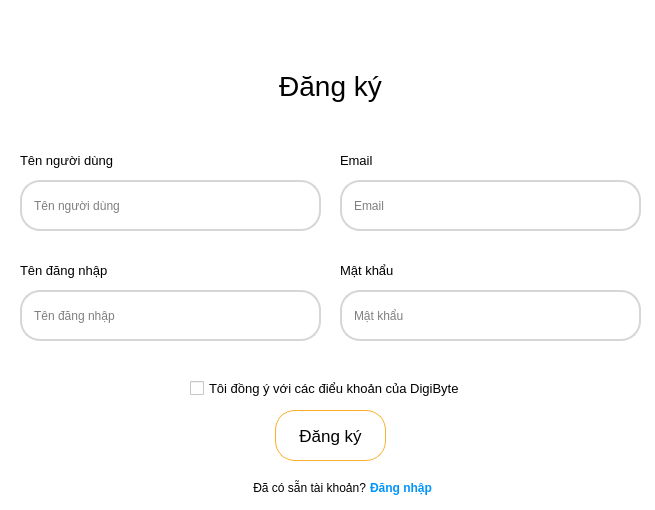
<?xml version="1.0" encoding="UTF-8"?>
<ui version="4.0">
 <class>MainWindow</class>
 <widget class="QMainWindow" name="MainWindow">
  <property name="geometry">
   <rect>
    <x>0</x>
    <y>0</y>
    <width>655</width>
    <height>510</height>
   </rect>
  </property>
  <property name="minimumSize">
   <size>
    <width>655</width>
    <height>510</height>
   </size>
  </property>
  <property name="maximumSize">
   <size>
    <width>655</width>
    <height>510</height>
   </size>
  </property>
  <property name="windowTitle">
   <string>MainWindow</string>
  </property>
  <property name="styleSheet">
   <string notr="true">background-color: white;
color: black;</string>
  </property>
  <widget class="QWidget" name="centralwidget">
   <widget class="QLineEdit" name="name">
    <property name="geometry">
     <rect>
      <x>20</x>
      <y>180</y>
      <width>301</width>
      <height>51</height>
     </rect>
    </property>
    <property name="styleSheet">
     <string notr="true">QLineEdit{
	padding: 10px;
	border: 2px solid rgb(214, 214, 214);
	border-radius: 20px;
}

QLineEdit:hover{
	padding: 10px;
	border: 2px solid gray;
	border-radius: 20px;
}

QLineEdit:focus{
	padding: 10px;
	border: 2px solid gray;
	border-radius: 20px;
}</string>
    </property>
    <property name="inputMask">
     <string/>
    </property>
    <property name="text">
     <string/>
    </property>
    <property name="placeholderText">
     <string>Tên người dùng</string>
    </property>
   </widget>
   <widget class="QLineEdit" name="user_name">
    <property name="geometry">
     <rect>
      <x>20</x>
      <y>290</y>
      <width>301</width>
      <height>51</height>
     </rect>
    </property>
    <property name="styleSheet">
     <string notr="true">QLineEdit{
	padding: 10px;
	border: 2px solid rgb(214, 214, 214);
	border-radius: 20px;
}

QLineEdit:hover{
	padding: 10px;
	border: 2px solid gray;
	border-radius: 20px;
}

QLineEdit:focus{
	padding: 10px;
	border: 2px solid gray;
	border-radius: 20px;
}</string>
    </property>
    <property name="inputMask">
     <string/>
    </property>
    <property name="text">
     <string/>
    </property>
    <property name="echoMode">
     <enum>QLineEdit::EchoMode::Normal</enum>
    </property>
    <property name="placeholderText">
     <string>Tên đăng nhập</string>
    </property>
   </widget>
   <widget class="QLabel" name="label">
    <property name="geometry">
     <rect>
      <x>20</x>
      <y>150</y>
      <width>101</width>
      <height>21</height>
     </rect>
    </property>
    <property name="font">
     <font>
      <pointsize>10</pointsize>
      <bold>false</bold>
      <kerning>false</kerning>
     </font>
    </property>
    <property name="text">
     <string>Tên người dùng</string>
    </property>
   </widget>
   <widget class="QLabel" name="label_2">
    <property name="geometry">
     <rect>
      <x>20</x>
      <y>260</y>
      <width>101</width>
      <height>21</height>
     </rect>
    </property>
    <property name="font">
     <font>
      <pointsize>10</pointsize>
      <bold>false</bold>
      <kerning>false</kerning>
     </font>
    </property>
    <property name="text">
     <string>Tên đăng nhập</string>
    </property>
   </widget>
   <widget class="QLabel" name="label_5">
    <property name="geometry">
     <rect>
      <x>250</x>
      <y>60</y>
      <width>161</width>
      <height>51</height>
     </rect>
    </property>
    <property name="font">
     <font>
      <pointsize>21</pointsize>
     </font>
    </property>
    <property name="text">
     <string>Đăng ký</string>
    </property>
    <property name="alignment">
     <set>Qt::AlignmentFlag::AlignCenter</set>
    </property>
   </widget>
   <widget class="QPushButton" name="pushButton">
    <property name="geometry">
     <rect>
      <x>275</x>
      <y>410</y>
      <width>111</width>
      <height>51</height>
     </rect>
    </property>
    <property name="font">
     <font>
      <pointsize>13</pointsize>
     </font>
    </property>
    <property name="styleSheet">
     <string notr="true">QPushButton{
	background-color: transparent;
	border: 1px solid #faae2b;
	border-radius: 20px;
}

QPushButton:hover{
	background-color: transparent;
	border: 2px solid #faae2b;
	border-radius: 20px;
}</string>
    </property>
    <property name="text">
     <string>Đăng ký</string>
    </property>
   </widget>
   <widget class="QLabel" name="label_6">
    <property name="geometry">
     <rect>
      <x>225</x>
      <y>480</y>
      <width>141</width>
      <height>16</height>
     </rect>
    </property>
    <property name="font">
     <font>
      <pointsize>9</pointsize>
     </font>
    </property>
    <property name="text">
     <string>Đã có sẵn tài khoản?</string>
    </property>
    <property name="alignment">
     <set>Qt::AlignmentFlag::AlignRight|Qt::AlignmentFlag::AlignTrailing|Qt::AlignmentFlag::AlignVCenter</set>
    </property>
   </widget>
   <widget class="QLabel" name="label_7">
    <property name="geometry">
     <rect>
      <x>370</x>
      <y>480</y>
      <width>91</width>
      <height>16</height>
     </rect>
    </property>
    <property name="font">
     <font>
      <pointsize>9</pointsize>
      <bold>true</bold>
     </font>
    </property>
    <property name="styleSheet">
     <string notr="true">color: rgb(3, 148, 252);</string>
    </property>
    <property name="text">
     <string>Đăng nhập</string>
    </property>
   </widget>
   <widget class="QCheckBox" name="checkBox">
    <property name="geometry">
     <rect>
      <x>190</x>
      <y>380</y>
      <width>291</width>
      <height>17</height>
     </rect>
    </property>
    <property name="font">
     <font>
      <pointsize>10</pointsize>
     </font>
    </property>
    <property name="text">
     <string>Tôi đồng ý với các điểu khoản của DigiByte</string>
    </property>
   </widget>
   <widget class="QLineEdit" name="email">
    <property name="geometry">
     <rect>
      <x>340</x>
      <y>180</y>
      <width>301</width>
      <height>51</height>
     </rect>
    </property>
    <property name="styleSheet">
     <string notr="true">QLineEdit{
	padding: 10px;
	border: 2px solid rgb(214, 214, 214);
	border-radius: 20px;
}

QLineEdit:hover{
	padding: 10px;
	border: 2px solid gray;
	border-radius: 20px;
}

QLineEdit:focus{
	padding: 10px;
	border: 2px solid gray;
	border-radius: 20px;
}</string>
    </property>
    <property name="inputMask">
     <string/>
    </property>
    <property name="text">
     <string/>
    </property>
    <property name="placeholderText">
     <string>Email</string>
    </property>
   </widget>
   <widget class="QLabel" name="label_3">
    <property name="geometry">
     <rect>
      <x>340</x>
      <y>260</y>
      <width>111</width>
      <height>21</height>
     </rect>
    </property>
    <property name="font">
     <font>
      <pointsize>10</pointsize>
      <bold>false</bold>
      <kerning>false</kerning>
     </font>
    </property>
    <property name="text">
     <string>Mật khẩu</string>
    </property>
   </widget>
   <widget class="QLineEdit" name="password">
    <property name="geometry">
     <rect>
      <x>340</x>
      <y>290</y>
      <width>301</width>
      <height>51</height>
     </rect>
    </property>
    <property name="styleSheet">
     <string notr="true">QLineEdit{
	padding: 10px;
	border: 2px solid rgb(214, 214, 214);
	border-radius: 20px;
}

QLineEdit:hover{
	padding: 10px;
	border: 2px solid gray;
	border-radius: 20px;
}

QLineEdit:focus{
	padding: 10px;
	border: 2px solid gray;
	border-radius: 20px;
}</string>
    </property>
    <property name="inputMask">
     <string/>
    </property>
    <property name="text">
     <string/>
    </property>
    <property name="echoMode">
     <enum>QLineEdit::EchoMode::Password</enum>
    </property>
    <property name="placeholderText">
     <string>Mật khẩu</string>
    </property>
   </widget>
   <widget class="QLabel" name="label_8">
    <property name="geometry">
     <rect>
      <x>340</x>
      <y>150</y>
      <width>41</width>
      <height>21</height>
     </rect>
    </property>
    <property name="font">
     <font>
      <pointsize>10</pointsize>
      <bold>false</bold>
      <kerning>false</kerning>
     </font>
    </property>
    <property name="text">
     <string>Email</string>
    </property>
   </widget>
  </widget>
 </widget>
 <resources/>
 <connections/>
</ui>
